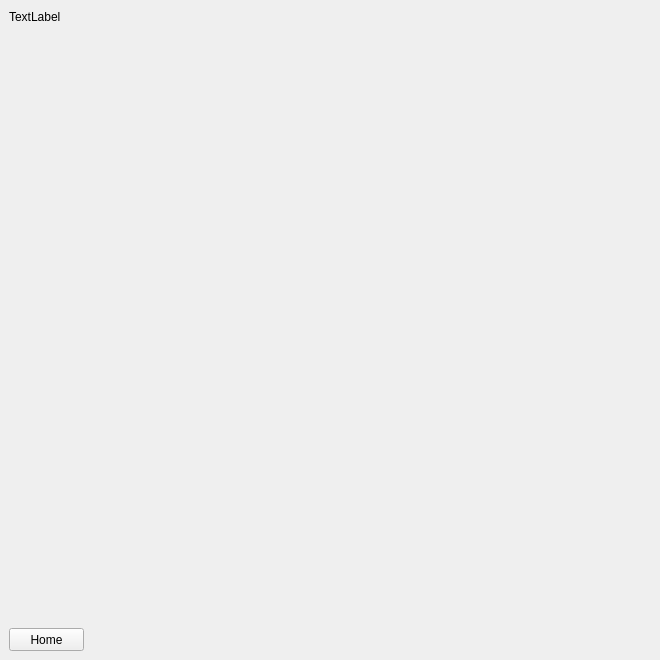
<?xml version="1.0" encoding="UTF-8"?>
<ui version="4.0">
 <class>WinWindow</class>
 <widget class="QMainWindow" name="WinWindow">
  <property name="geometry">
   <rect>
    <x>0</x>
    <y>0</y>
    <width>660</width>
    <height>660</height>
   </rect>
  </property>
  <property name="minimumSize">
   <size>
    <width>660</width>
    <height>660</height>
   </size>
  </property>
  <property name="maximumSize">
   <size>
    <width>660</width>
    <height>660</height>
   </size>
  </property>
  <property name="windowTitle">
   <string>Game Over</string>
  </property>
  <widget class="QWidget" name="centralwidget">
   <widget class="QLabel" name="label">
    <property name="enabled">
     <bool>true</bool>
    </property>
    <property name="geometry">
     <rect>
      <x>9</x>
      <y>9</y>
      <width>54</width>
      <height>16</height>
     </rect>
    </property>
    <property name="text">
     <string>TextLabel</string>
    </property>
   </widget>
   <widget class="QPushButton" name="pushButton">
    <property name="geometry">
     <rect>
      <x>9</x>
      <y>628</y>
      <width>75</width>
      <height>23</height>
     </rect>
    </property>
    <property name="text">
     <string>Home</string>
    </property>
   </widget>
  </widget>
 </widget>
 <resources/>
 <connections>
  <connection>
   <sender>pushButton</sender>
   <signal>clicked()</signal>
   <receiver>WinWindow</receiver>
   <slot>HomeMenu()</slot>
   <hints>
    <hint type="sourcelabel">
     <x>339</x>
     <y>612</y>
    </hint>
    <hint type="destinationlabel">
     <x>657</x>
     <y>625</y>
    </hint>
   </hints>
  </connection>
 </connections>
 <slots>
  <slot>HomeMenu()</slot>
 </slots>
</ui>
